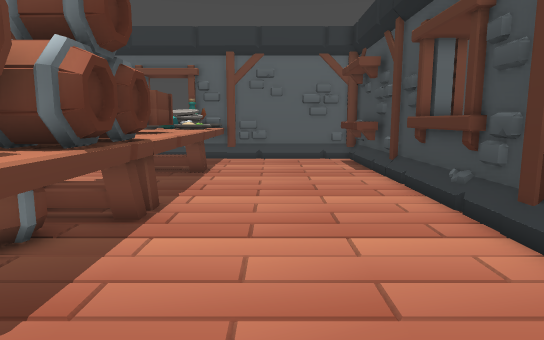
view 1 (above)

12 first-person views from a walk through a Godot game level. The camera is 1.2 m above the floor, tilts 8° down and sees 75° across. The floor is counted in squares, 0.5 m on a side. Each view is taken from the middle of a square. On the plan, view 1 faces up. The plan holds only what a view shows up to about 20 squares ahead; the rest is blank. The place goes on beyond the plan.

view 2
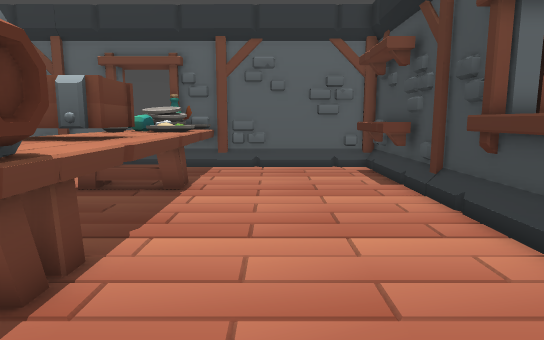

view 3
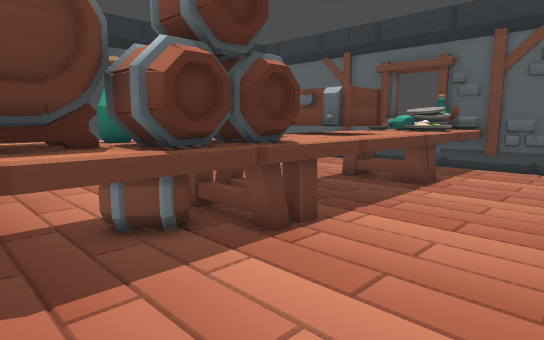

view 4
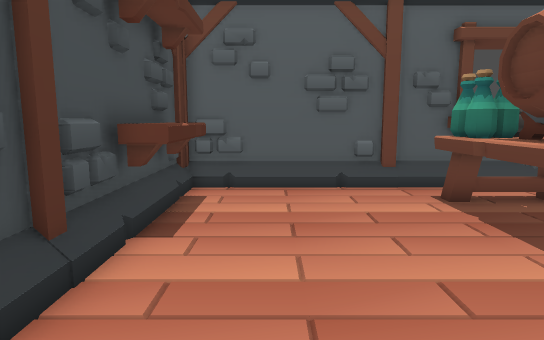

view 5
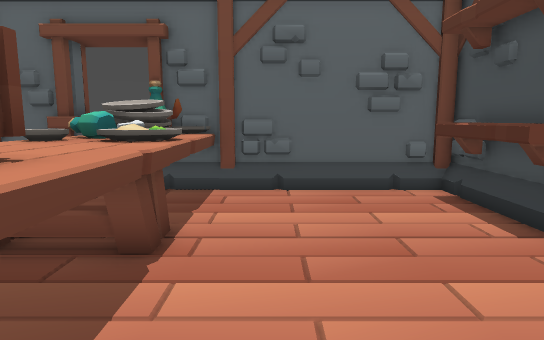

view 6
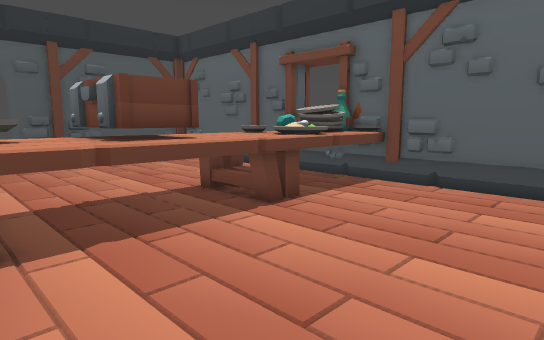

view 7
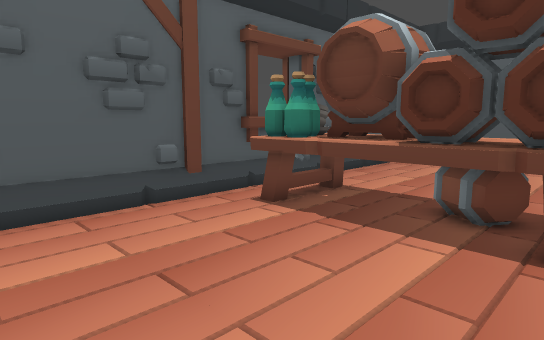

view 8
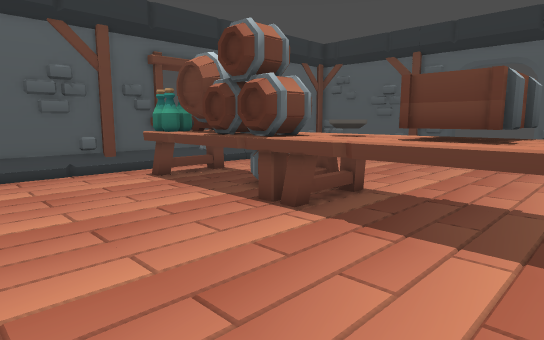

view 9
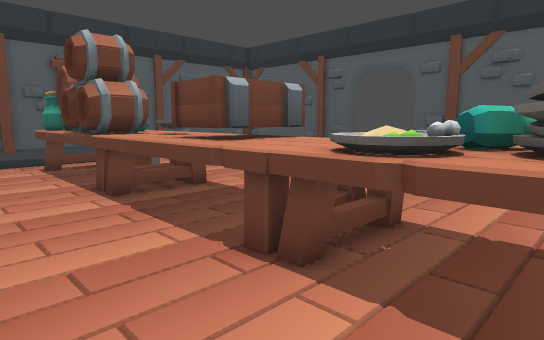

view 10
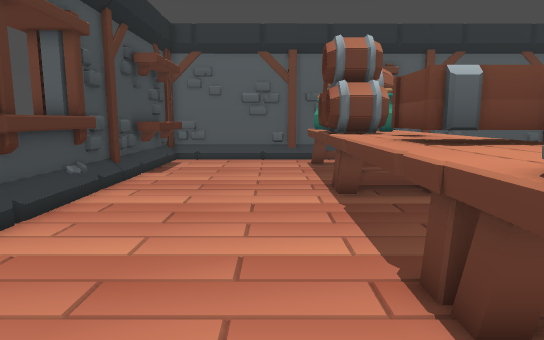

view 11
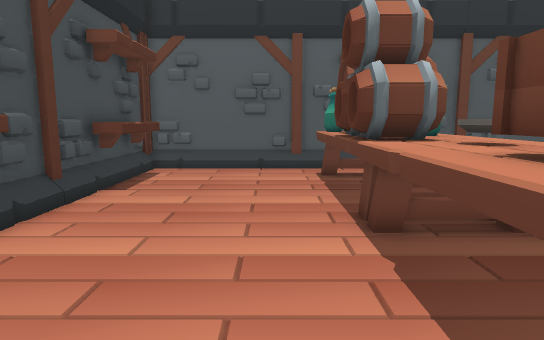

view 12
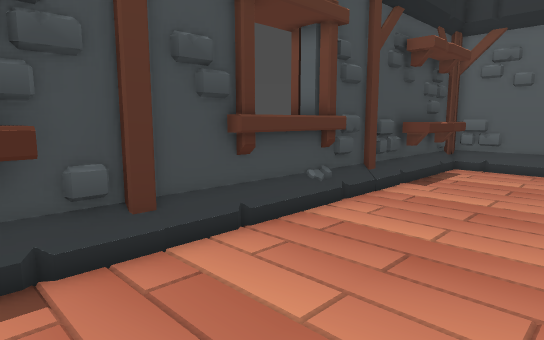

### Floor plan
Key: @ floor where view 1 was taken; # wall or solid block; . floor; ^ raised ledge; T table; C cauldron.
Columns run from 7 left of view 1 to 7 right of it. Each row starts with its distance up from view 1.
 23 ^^#TT##
 22 TTTTT########
 21  TTTT......^#
 20 TTTTT......^^
 19  TTTT......^^
 18 TTTTT......^#
 17 TTTTT......^#
 16 TTTTT.......#
 15 TTTTT.......#
 14 CCCCT.......#
 13    CT.......###
 12 CCCCT.......^^
 11 TTCTT.......^
 10 T CTT.......^^^
  9 TT TT.......###
  8 TTTTT.......#
  7 TTTTT.......#
  6 TTTTT.......#
  5 TTTTT......^#
  4 TTTTT......^#
  3  TTTT......^^
  2 TTTTT......^#
  1  T  T......^#
  0  ......@....#
 -1 ^^###########

Where each view was taken, in squares from view 1:
view 1: 0 up, 0 right, facing up
view 2: 4 up, 0 right, facing up
view 3: 3 up, 2 right, facing up-left
view 4: 12 up, 2 right, facing down
view 5: 10 up, 1 left, facing up
view 6: 9 up, 4 right, facing up-left
view 7: 9 up, 4 right, facing down-left
view 8: 16 up, 4 right, facing down-left
view 9: 21 up, 1 right, facing down-left
view 10: 21 up, 1 left, facing down
view 11: 17 up, 1 left, facing down
view 12: 18 up, 1 left, facing down-right
